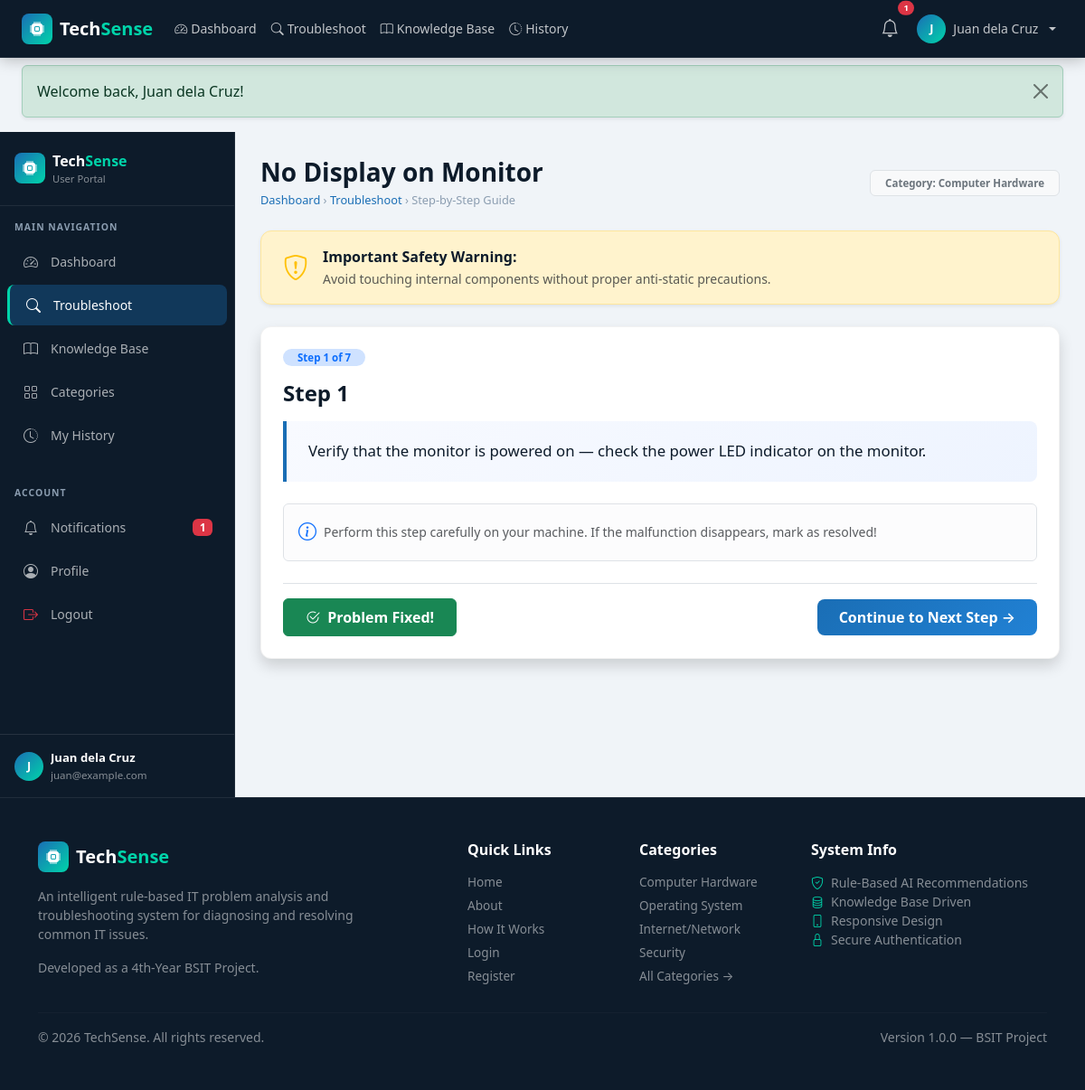
Screenshot of /user/guide.php?session_id=1&problem_id=2 (signed in) with the database file from the repository.
### tables this page shows
CREATE TABLE IF NOT EXISTS problems (
    id INT AUTO_INCREMENT PRIMARY KEY,
    category_id INT NOT NULL,
    problem_name VARCHAR(200) NOT NULL,
    description TEXT,
    difficulty ENUM('Beginner','Intermediate','Advanced') DEFAULT 'Beginner',
    estimated_time VARCHAR(50) DEFAULT '5-15 minutes',
    warning TEXT,
    status ENUM('active','inactive') DEFAULT 'active',
    created_at TIMESTAMP DEFAULT CURRENT_TIMESTAMP,
    FOREIGN KEY (category_id) REFERENCES categories(id) ON DELETE CASCADE
);

CREATE TABLE IF NOT EXISTS categories (
    id INT AUTO_INCREMENT PRIMARY KEY,
    category_name VARCHAR(100) NOT NULL,
    description TEXT,
    icon VARCHAR(60) DEFAULT 'bi-cpu',
    status ENUM('active','inactive') DEFAULT 'active',
    created_at TIMESTAMP DEFAULT CURRENT_TIMESTAMP
);

CREATE TABLE IF NOT EXISTS troubleshooting_steps (
    id INT AUTO_INCREMENT PRIMARY KEY,
    problem_id INT NOT NULL,
    step_number INT NOT NULL,
    instruction TEXT NOT NULL,
    FOREIGN KEY (problem_id) REFERENCES problems(id) ON DELETE CASCADE
);

### includes/functions.php (called while the page is built, shortened)
<?php
function e(string $str): string {
    return htmlspecialchars($str, ENT_QUOTES | ENT_SUBSTITUTE, 'UTF-8');
}

### user/guide.php (the view, shortened to what this page needs)
<?php
require_once __DIR__ . '/../config/db.php';
require_once __DIR__ . '/../includes/functions.php';
$sessionId = isset($_GET['session_id']) ? (int)$_GET['session_id'] : 0;
$problemId = isset($_GET['problem_id']) ? (int)$_GET['problem_id'] : 0;
$probStmt = $pdo->prepare("SELECT p.*, c.category_name
                           FROM problems p
                           JOIN categories c ON p.category_id = c.id
                           WHERE p.id = ?");
$probStmt->execute([$problemId]);
$problem = $probStmt->fetch();
$stepsStmt = $pdo->prepare("SELECT step_number, instruction FROM troubleshooting_steps WHERE problem_id = ? ORDER BY step_number ASC");
$stepsStmt->execute([$problemId]);
$steps = $stepsStmt->fetchAll();
require_once __DIR__ . '/../includes/header.php';
?>
<div class="ts-layout">
  <?php require_once __DIR__ . '/../includes/user-sidebar.php'; ?>
  <main class="ts-content">
    <div class="d-flex flex-column flex-md-row justify-content-between align-items-md-center mb-4 gap-3">
      <div>
        <h1 class="h3 fw-bold text-navy mb-1"><?= e($problem['problem_name']) ?></h1>
        <div class="ts-breadcrumb">
          <a href="<?= BASE_URL ?>/user/dashboard.php">Dashboard</a> &rsaquo;
          <a href="<?= BASE_URL ?>/user/troubleshoot.php">Troubleshoot</a> &rsaquo;
          <span>Step-by-Step Guide</span>
        </div>
      </div>
      <div>
        <span class="badge bg-light text-secondary border px-3 py-2">
          Category: <?= e($problem['category_name']) ?>
        </span>
      </div>
    </div>
    <?php if (!empty($problem['warning'])): ?>
      <div class="alert alert-warning py-3 px-4 d-flex align-items-center gap-3 rounded-ts shadow-sm mb-4">
        <i class="bi bi-shield-exclamation fs-3 text-warning flex-shrink-0"></i>
        <div>
          <strong class="d-block text-navy">Important Safety Warning:</strong>
          <span class="small text-muted"><?= e($problem['warning']) ?></span>
        </div>
      </div>
    <?php endif; ?>
    <div class="ts-card p-4 max-w-800 mx-auto shadow" id="ts-step-guide"
         data-steps='<?= json_encode($steps) ?>'
         data-session-id='<?= $sessionId ?>'>
      <div id="guidePanel">
        <div class="d-flex justify-content-between align-items-center mb-3">
          <span class="badge bg-primary-subtle text-primary px-3 py-1 rounded-pill" id="stepCounter">
            Step 1 of <?= count($steps) ?>
          </span>
        </div>
        <h4 class="fw-bold text-navy mb-3" id="stepTitle">Step 1</h4>
        <div class="ts-step-instruction mb-4">
          <p class="mb-0 text-navy fw-medium" id="stepInstruction">
            <?= !empty($steps) ? e($steps[0]['instruction']) : 'No specific steps recorded for this issue.' ?>
          </p>
        </div>
        <div class="alert alert-light border small text-muted mb-4 d-flex align-items-center gap-2">
          <i class="bi bi-info-circle text-primary fs-5"></i>
          <span>Perform this step carefully on your machine. If the malfunction disappears, mark as resolved!</span>
        </div>
        <div class="d-flex justify-content-between align-items-center pt-3 border-top">
          <button type="button" class="btn btn-success px-4 py-2 fw-semibold" id="btnFixed">
            <i class="bi bi-check2-circle me-1"></i> Problem Fixed!
          </button>
          <button type="button" class="btn btn-ts-primary px-4 py-2" id="btnContinue">
            Continue to Next Step &rarr;
          </button>
        </div>
      </div>
    </div>
  </main>
</div>
<?php require_once __DIR__ . '/../includes/footer.php'; ?>

### assets/css/style.css (style rules this page uses)
:root { --ts-navy: #0d1b2a; --ts-navy-light: #1b2d42; --ts-navy-mid: #162236; --ts-blue: #1a6eb5; --ts-blue-light: #2181d4; --ts-accent: #00d4aa; --ts-accent-dark: #00b894; --ts-text: #e8ecf0; --ts-text-muted: #8b9db0; --ts-card-bg: #ffffff; --ts-border: rgba(255, 255, 255, 0.08); --ts-sidebar-w: 260px; --ts-navbar-h: 64px; --ts-radius: 12px; --ts-radius-sm: 8px; --ts-shadow: 0 4px 24px rgba(0, 0, 0, 0.10); --ts-shadow-lg: 0 8px 40px rgba(0, 0, 0, 0.16); }
*, *::before, *::after { box-sizing: border-box; }
body { font-family: 'Segoe UI', system-ui, -apple-system, sans-serif; background-color: #f0f4f8; color: #2c3e50; min-height: 100vh; display: flex; flex-direction: column; }
a { text-decoration: none; }
.btn-ts-primary { background: linear-gradient(135deg, var(--ts-blue), var(--ts-blue-light)); border: none; color: #fff; font-weight: 600; border-radius: 8px; transition: all 0.2s; }
.ts-layout { display: flex; min-height: calc(100vh - var(--ts-navbar-h)); }
.ts-content { flex: 1; padding: 1.75rem; overflow-x: hidden; }
.ts-breadcrumb { font-size: 0.8rem; color: var(--ts-text-muted); }
.ts-breadcrumb a { color: var(--ts-blue); }
.ts-card { background: #fff; border-radius: var(--ts-radius); box-shadow: var(--ts-shadow); border: 1px solid rgba(0, 0, 0, 0.05); overflow: hidden; }
.ts-step-instruction { background: linear-gradient(135deg, #f8faff, #eef4ff); border-left: 4px solid var(--ts-blue); border-radius: 0 var(--ts-radius-sm) var(--ts-radius-sm) 0; padding: 1.25rem 1.5rem; font-size: 1.05rem; line-height: 1.6; }
.badge { font-size: 0.72rem; padding: 0.35em 0.65em; border-radius: 6px; }
.text-navy { color: var(--ts-navy) !important; }
.rounded-ts { border-radius: var(--ts-radius) !important; }

### rows the page displays
problems: problem_name "No Display on Monitor", category.category_name "Computer Hardware", warning "Avoid touching internal components without proper anti-static precautions."
troubleshooting_steps: instruction "Verify that the monitor is powered on — check the power LED indicator on the monitor."

### other values shown
$unreadN "1"
substr($curUser['full_name'], 0, 1) "J"
$curUser['full_name'] "Juan dela Cruz"
$flash['message'] "Welcome back, Juan dela Cruz!"
substr($curUser['full_name'] ?? 'U', 0, 1) "J"
$curUser['email'] "juan@example.com"
count($steps) "7"
